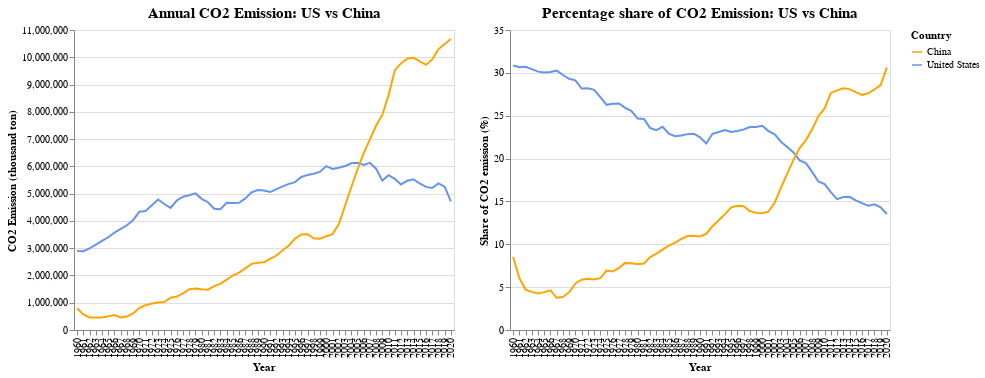

The code cell stored with this chart in its notebook:
### Markdown cell above
If we focus on the two largest emitting countries in the world, viz. the US and China, it will be easy to understand why share of North America decreased and share of Asia increased over the past six decades. In fact, the decreasing share of North America and increasing share of Asia basically reflected the decreasing share of the US and the increasing share of China over the same period.

During 1960 - 2005, the US was the largest emitting country in the world.  Emission from the US in 1960 was about 3 billion ton, represented 30% of global emission at that time.  Emission from the US in the next 45 years continued to climb up, but at a rate slower than the global average.  Consequently, share of US in the global emission gradually fell to about 20% in 2005, albeit the emission amount actually rose to over 6 billion ton.  Since then, emission amount from the US started to decrease. In 2020, US emitted slightly less than 5 billion ton or represented 14% of the global emission, and is the second largest carbon dioxide emitting country in the world.

Before 1980, emission amount from China was less than 1.5 billion ton each year. The Open Door Policy since 1980s attracted foreign investment and led to the first-stage expansion in China's economic ties with the West.  Carbon dioxide emission amount also started to pick up.  In 2000, emission amount from China already rose to about 3.5 billion ton, represented nearly 15% of global emission at that time.  The admission of China to World Trade Organization led to the second-stage expansion of China's economy. At the same time, carbon dioxide emission amount skyrocketed.  In only ten years, emission amount from China increased by 1.5 times and reached 9 billion ton in 2010, or over 25% of global emission at that time.  In fact, China has become the largest carbon dioxide emitting country in the world since 2006.  In 2020, emission amount from China was nearly 11 billion ton, represented over 30% of global emission.

### Code cell
# Annual CO2 emission - by two largest emitters (US & China)
data_chart3 = data2_USA.append(data2_CHN,ignore_index=True)
chart3a=alt.Chart(data_chart3).mark_line().encode(
    alt.X('year:O', axis=alt.Axis(title='Year')),
    alt.Y('co2:Q',
          axis=alt.Axis(title='CO2 Emission (thousand ton)')),
    color=alt.Color('country:N',
                    scale = alt.Scale(domain=['China', 'United States'],
                                      range=['orange', 'cornflowerblue']),
                    legend = alt.Legend(title='Country')
                   )
).properties(width=380, height=300,
             title=alt.TitleParams(text='Annual CO2 Emission: US vs China',
                                   fontSize=15))

chart3b=alt.Chart(data_chart3).mark_line().encode(
    alt.X('year:O', axis=alt.Axis(title='Year')),
    alt.Y('co2_country_share_percent:Q',
          axis=alt.Axis(title='Share of CO2 emission (%)')),
    color=alt.Color('country:N',
                    scale = alt.Scale(domain=['China', 'United States'],
                                      range=['orange', 'cornflowerblue']),
                    legend = alt.Legend(title='Country')
                   )
).properties(width=380, height=300,
             title=alt.TitleParams(text='Percentage share of CO2 Emission: US vs China',
                                   fontSize=15))
chart3a|chart3b
